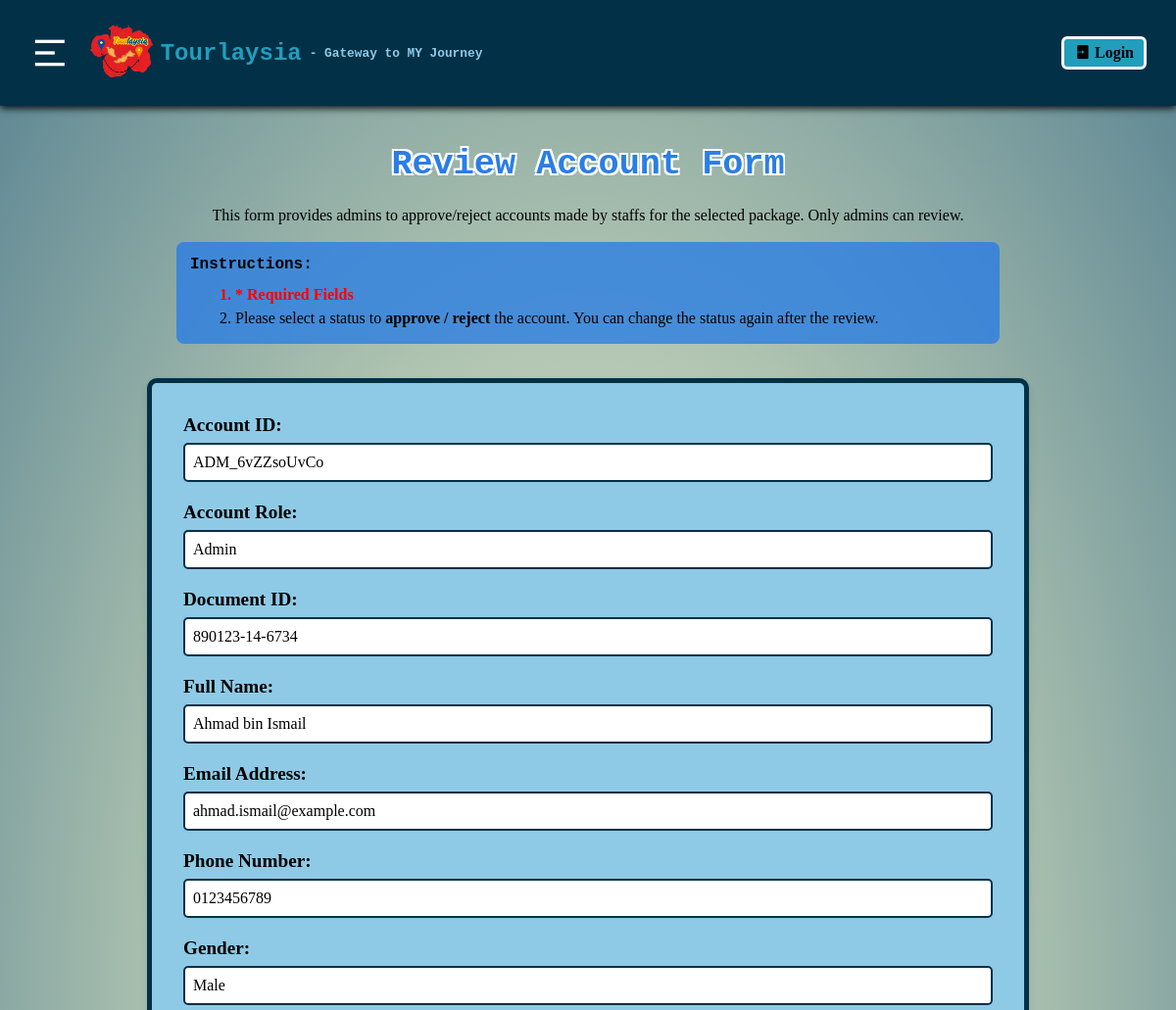
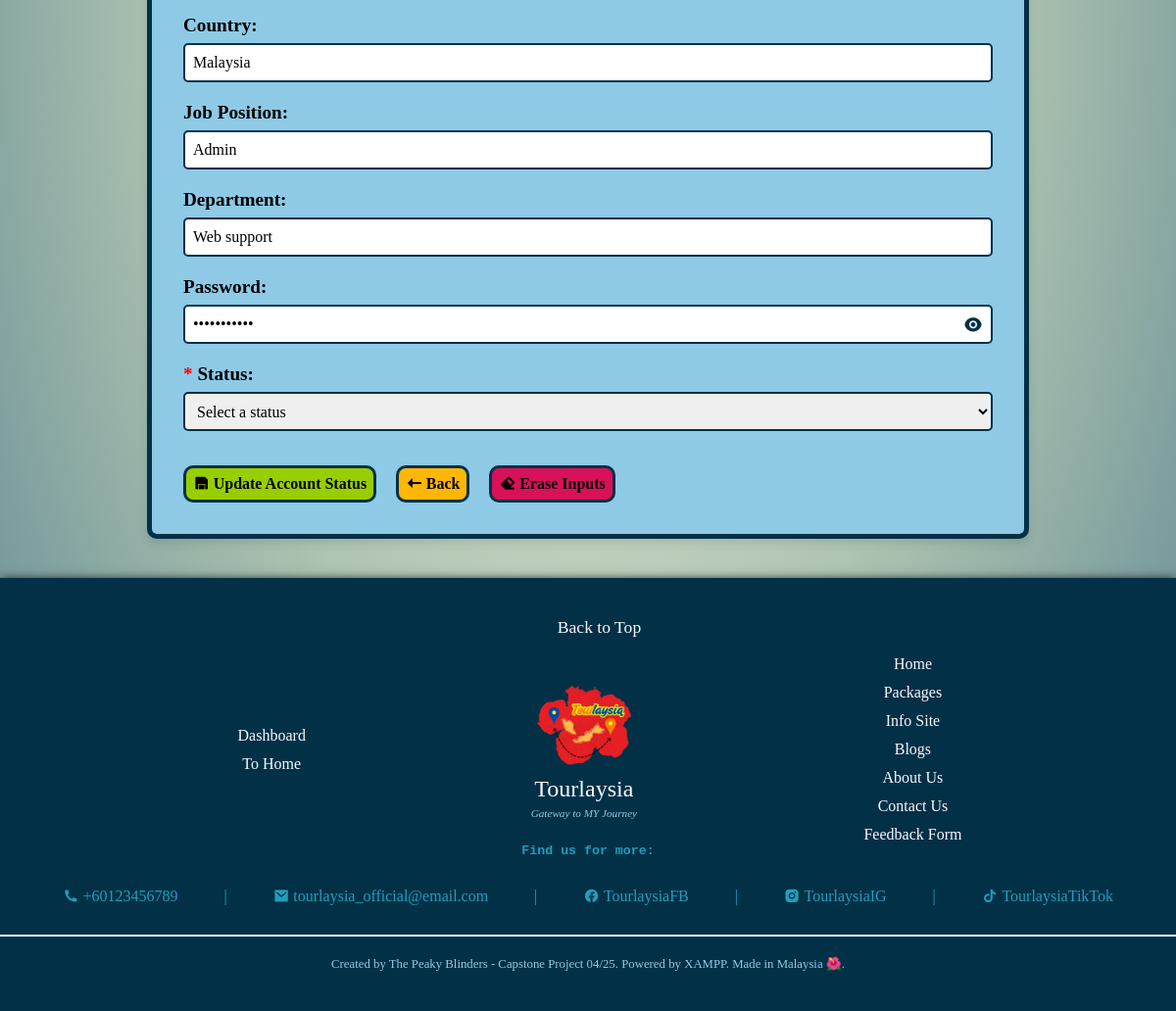
/staff_dashboard/reviewAccount.php?userID=ADM_6vZZsoUvCo, run on the app's committed database (2 pictures, top to bottom).
### tables this page shows
CREATE TABLE `user_account_t` (
  `usr_ID` varchar(14) NOT NULL,
  `usr_role` varchar(12) NOT NULL,
  `usr_doc_ID` varchar(20) NOT NULL,
  `usr_name` varchar(50) NOT NULL,
  `usr_email` varchar(50) NOT NULL,
  `usr_no_tel` varchar(20) NOT NULL,
  `usr_gender` varchar(6) NOT NULL,
  `usr_country` varchar(50) NOT NULL,
  `usr_prof_pic` varchar(100) DEFAULT NULL,
  `usr_job_pos` varchar(50) DEFAULT NULL,
  `usr_dep` varchar(18) DEFAULT NULL,
  `usr_pswd` varchar(20) NOT NULL,
  `usr_status` varchar(8) NOT NULL
);

### staff_dashboard/reviewAccount.php (the view, shortened to what this page needs)
<!DOCTYPE html>
<html lang="en">
<head>
    <link rel="stylesheet" href="./staff_styles/staff_styles.css">
    <link rel="stylesheet" href="./staff_styles/add_edit_recInfo.css">
</head>
<body>
    <?php include 'staff_header.php';?>
    <?php
        include './staff_crud/db_connection.php';
        $userIDRef = $_GET['userID'];
        $queryA = "SELECT * FROM user_account_t WHERE usr_ID = '$userIDRef';";
        $resultsA = mysqli_query($connection, $queryA);
        $dataA = mysqli_fetch_assoc($resultsA);
        $userRole = $dataA['usr_role'];
        $userDocID = $dataA['usr_doc_ID'];
        $userName = $dataA['usr_name'];
        $userEmail = $dataA['usr_email'];
        $userNoTel = $dataA['usr_no_tel'];
        $userGender = $dataA['usr_gender'];
        $userCountry = $dataA['usr_country'];
        $userJobPosition = $dataA['usr_job_pos'];
        $userDepartment = $dataA['usr_dep'];
        $userPassword = $dataA['usr_pswd'];
    ?>
    <div class="edit-title-desc">
        <h2 class="edit-title">Review Account Form</h2>
        <div class="edit-desc-div">
            <p class="edit-desc">This form provides admins to approve/reject accounts made by staffs for the selected package. Only admins can review.</p>
        </div>
        <div class="edit-inst-div">
            <h4 style="padding-bottom:10px;">Instructions:</h4>
            <ol class="edit-list">
                <li>* Required Fields</li>
                <li>Please select a status to <b>approve / reject</b> the account. You can change the status again after the review.</li>
            </ol>
        </div>
    </div>
    <form action="" method="POST" class="edit-rec-form">
        <div class="label-field-div">
            <label for="accID">Account ID:</label>
            <input type="text" id="accID" name="usrID" value="<?php echo $userIDRef?>" readonly>
        </div>
        <div class="label-field-div">
            <label for="accRole">Account Role:</label>
            <input type="text" id="accRole" name="usrRole" value="<?php echo $userRole?>" readonly>
        </div>
        <div class="label-field-div">
            <label for="docID">Document ID:</label>
            <input type="text" id="docID" name="usrDocID" value="<?php echo $userDocID?>" readonly>
        </div>
        <div class="label-field-div">
            <label for="accName">Full Name:</label>
            <input type="text" id="accName" name="usrName" value="<?php echo $userName?>" readonly>
        </div>
        <div class="label-field-div">
            <label for="accEmail">Email Address:</label>
            <input type="text" id="accEmail" name="usrEmail" value="<?php echo $userEmail?>" readonly>
        </div>
        <div class="label-field-div">
            <label for="accNoTel">Phone Number:</label>
            <input type="text" id="accNoTel" name="usrNoTel" value="<?php echo $userNoTel?>" readonly>
        </div>
        <div class="label-field-div">
            <label for="accGender">Gender:</label>
            <input type="text" id="accGender" name="usrGender" value="<?php echo $userGender?>" readonly>
        </div>
        <div class="label-field-div">
            <label for="accCountry">Country:</label>
            <input type="text" id="accCountry" name="usrCountry" value="<?php echo $userCountry?>" readonly>
        </div>
        <?php
            if($userRole != "Tourist") {
        ?>
            <div class="label-field-div">
                <label for="accJobPos">Job Position:</label>
                <input type="text" id="accJobPos" name="usrJobPos" value="<?php echo $userJobPosition?>" readonly>
            </div>
            <div class="label-field-div">
                <label for="accDepart">Department:</label>
                <input type="text" id="accDepart" name="usrDepart" value="<?php echo $userDepartment?>" readonly>
            </div>
        <?php
            }
        ?>
        <div class="label-field-div">
            <label for="pswd">Password:</label>
            <div class="pswd-container">
                <input type="password" id="pswd" name="usrPswd" value="<?php echo $userPassword;?>" readonly>
                <i class="ri-eye-fill eye1" id="showPswd"></i>
            </div>
        </div>
        <div class="label-field-div">
            <label for="status"><span>*</span> Status:</label>
            <select id="status" name="accountStatus" required>
                <option value="" >Select a status</option>
            </select>
        </div>
        <div class="form-buttons-div">
            <button type="submit" name="updateAccStatus">
                <i class="ri-save-fill"></i>
                Update Account Status
            </button>
            <button type="button" name="backPrevPage" onclick="history.back();">
                <i class="ri-arrow-left-long-fill"></i>
                Back
            </button>
            <button type="reset" name="eraseData">
                <i class="ri-eraser-fill"></i>
                Erase Inputs
            </button>
         </div>
    </form>
    <?php include 'staff_footer.php';?>
</body>
</html>

### staff_dashboard/staff_styles/staff_styles.css (style rules this page uses)
body { background: radial-gradient(#eff6e0, #aec3b0, #598392); margin: 0; }
h1, h2, h3, h4, h5, h6 { font-family: Rockwell, Courier Bold, Courier, Georgia, Times, Times New Roman, serif; }
p, span, a, ul, ol, button, input, select, textarea, table, tr, th, td { font-family: Lucida Bright, Georgia, serif; }

### staff_dashboard/staff_styles/add_edit_recInfo.css (style rules this page uses)
* { margin: 0; padding: 0; box-sizing: border-box; overflow-x: hidden; }
.edit-title-desc { display: flex; justify-content: center; flex-direction: column; align-items: center; }
.edit-title { margin: 0 30px 20px 30px; font-size: 2.2rem; color: #2a7ee4; text-align: center; text-shadow: -2px -2px 0 #ffffff, 2px -2px 0 #ffffff, -2px 2px 0 #ffffff, 2px 2px 0 #ffffff; }
.edit-inst-div { width: 70%; margin-bottom: 35px; background-color: #2a7ee4c9; padding: 14px; border-radius: 8px; }
.edit-desc-div { display: flex; justify-content: center; width: 70%; text-align: justify; line-height: 1.5; margin-bottom: 15px; }
.edit-list { padding-left: 30px; line-height: 1.5; list-style-position: inside; }
.edit-list li:first-child { color: red; font-weight: bold; }
.edit-rec-form { display: flex; flex-direction: column; width: 100%; max-width: 900px; margin: 0 auto 2rem auto; padding: 2rem; background-color: #8ECAE6; border: 5px solid #023047; border-radius: 10px; box-shadow: 0 5px 10px rgba(0,0,0,0.1); gap: 20px; transition: max-width 0.5s ease; }
.label-field-div:not(.radio-div) { display: flex; flex-direction: column; justify-content: flex-start; gap: 7px; }
.label-field-div label span { color: red; }
.label-field-div label:not(#radioLabel) { font-weight: bold; font-size: 1.2rem; }
.label-field-div input:not(input[type="radio"]):not(input[type="file"]), .label-field-div select { font-size: 1rem; height: 40px; padding: 8px; border: 2px solid #023047; border-radius: 5px; }
.label-field-div select { cursor: pointer; }
.pswd-container { position: relative; width: 100%; }
.pswd-container input[type="password"], .pswd-container input[type="text"] { width: 100%; padding: 8px 40px 8px 10px; font-size: 0.9rem; border: 3px solid black; border-radius: 5px; box-sizing: border-box; }
.pswd-container i { position: absolute; top: 50%; right: 10px; transform: translateY(-50%); font-size: 1.2rem; cursor: pointer; color: #023047; z-index: 1; transition: color 0.3s ease; }
.form-buttons-div { display: flex; gap: 20px; margin-top: 15px; }
.form-buttons-div button { padding: 7px; border: 3px solid #023047; border-radius: 10px; cursor: pointer; font-size: 1rem; transition: background-color 0.5s ease, color 0.5s ease; font-weight: bold; }
.form-buttons-div button[type="submit"] { background-color: #98CE00; }
.form-buttons-div button[name="backPrevPage"] { background-color: #FFB703; }
.form-buttons-div button[name="eraseData"] { background-color: #D81159; }

### data on the page
user_account_t: usrRole "Admin", usrDocID "890123-14-6734", usrName "Ahmad bin Ismail", usrEmail "ahmad.ismail@example.com", usrNoTel "0123456789", usrGender "Male", usrCountry "Malaysia", usrJobPos "Admin", usrDepart "Web support"
